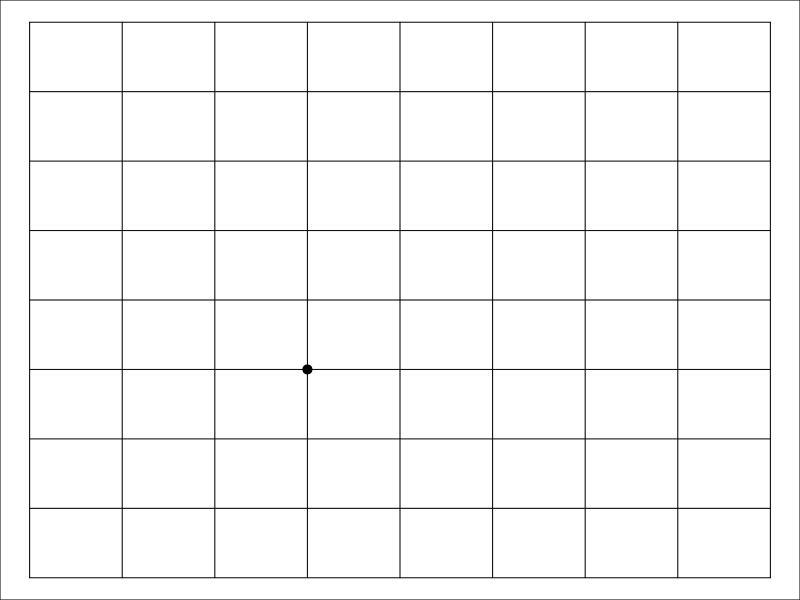

Recreate this plot in R. (Note: this script raises an error after producing the figure.)
# rm(list = ls())

rotate = function(x) t(apply(x, 2, rev))

same = function(a,b){
  return(ifelse(all(dim(a) == dim(b)), all(a[which(a != b)] == 2), FALSE))
}

pat_recog = function(board, pattern){
  n_pat = 0
  for(it in 1:3){
    board = rotate(board)
    n_board = dim(board)
    n_pattern = dim(pattern)
    for(i in 1:(n_board[1]-n_pattern[1])){
      for(j in 1:(n_board[2]-n_pattern[2])){
        sub_board = board[i:(i+n_pattern[1]-1), j:(j+n_pattern[2]-1)]
        if(same(pattern, sub_board)){
          n_pat = n_pat + 1
        }
      }
    }
  }
  return(n_pat)
}

#Black winning pattern
win_b1 = matrix(rep(1,5),1,5)
win_b2 = matrix(c(1,2,2,2,2,
                  2,1,2,2,2,
                  2,2,1,2,2,
                  2,2,2,1,2,
                  2,2,2,2,1),5,5)

# White winning pattern
win_w1 = matrix(rep(-1,5),1,5)
win_w2 = matrix(c(-1,2,2,2,2,
                  2,-1,2,2,2,
                  2,2,-1,2,2,
                  2,2,2,-1,2,
                  2,2,2,2,-1),5,5)

black_win = function(board){
  return(any(pat_recog(board, win_b1) >= 1,
             pat_recog(board, win_b2) >= 1))
}

white_win = function(board){
  return(any(pat_recog(board, win_w1) >= 1,
             pat_recog(board, win_w2) >= 1))
}

init_chessboard = function(n = 19){
  chessboard <<- matrix(rep(0, n^2),n,n)
  par(mar = rep(0, 4))
  plot(1:n, type = "n", xlim = c(1, n), axes = FALSE, xlab = "", 
       ylab = "", bty = "o", lab = c(n, n, 1))
  segments(1, 1:n, n, 1:n)
  segments(1:n, 1, 1:n, n)
  points(rep(c(4, 10, 16), 3), rep(c(4, 10, 16), each = 3), 
         pch = 19, cex = 1.2)
  box()
}

play_black = function(x,y){
  if(chessboard[x,y] == 0){
    chessboard[x,y] <<- 1
    points(x,y, cex = 3, pch = 19, bg = "black")
    return(TRUE)
  }else{
    return(FALSE)
  }
}

play_white = function(x,y){
  if(chessboard[x,y] == 0){
    chessboard[x,y] <<- -1
    points(x,y, cex = 3, pch = 21, bg = "white")
    return(TRUE)
  }else{
    return(FALSE)
  }
}

index_to_cord = function(index){
  n = 1
  l = vector()
  for(i in 1:n_board){
    for(j in 1:n_board){
      a = c(n, i, j)
      l = rbind(l,a)
      n = n + 1
    }
  }
  x = l[which(l[,1] == index),][2]
  y = l[which(l[,1] == index),][3]
  return(c(x,y))
}

black_random = function(){
  possible_moves = which(chessboard == 0)
  choice_index = sample(possible_moves,1)
  x = index_to_cord(choice_index)[1]
  y = index_to_cord(choice_index)[2]
  play_black(x,y)
  cat(paste0("Black plays ", x, ", ", y, "\n"))
  Sys.sleep(1)
}

white_random = function(){
  possible_moves = which(chessboard == 0)
  choice_index = sample(possible_moves,1)
  x = index_to_cord(choice_index)[1]
  y = index_to_cord(choice_index)[2]
  play_white(x,y)
  cat(paste0("White plays ", x, ", ", y, "\n"))
  Sys.sleep(1)
}

black_manual = function(){
  l = locator(1)
  x = min(n_board, max(1, round(l$x)))
  y = min(n_board, max(1, round(l$y)))
  while(chessboard[x,y] != 0){
    l = locator(1)
    x = min(n_board, max(1, round(l$x)))
    y = min(n_board, max(1, round(l$y)))
  }
  play_black(x,y)
  cat(paste0("Black plays ", x, ", ", y, "\n"))
}

white_manual = function(){
  l = locator(1)
  x = min(n_board, max(1, round(l$x)))
  y = min(n_board, max(1, round(l$y)))
  while(chessboard[x,y] != 0){
    l = locator(1)
    x = min(n_board, max(1, round(l$x)))
    y = min(n_board, max(1, round(l$y)))
  }
  play_white(x,y)
  cat(paste0("White plays ", x, ", ", y, "\n"))
}

play_game = function(black_player = "manual",
                     white_player = "manual"){
  game_over = FALSE
  n_board <<- 9
  init_chessboard(n = n_board)
  n = 1
  while(!game_over){
    if((-1)^n<0){
      cat("It's Black's turn:  \n")
      if(black_player == "manual"){
        black_manual()
      }else if(black_player == "random"){
        black_random()
      }else if(black_player == "smart"){
        black_smart()
      }
      if(black_win(board = chessboard)){
        game_over = TRUE
      }
    }else{
      cat("It's White's turn:  \n")
      if(white_player == "manual"){
        white_manual()
      }else if(white_player == "random"){
        white_random()
      }else if(white_player == "smart"){
        white_smart()
      }
      if(white_win(board = chessboard)){
        game_over = TRUE
      }
    }
    n = n + 1
    if(length(which(chessboard == 0)) == 0){
      game_over = TRUE
    }
  }
  cat("\nGame over! \n")
  if(black_win(chessboard)){
    cat("Black wins! \n")
  }else if(white_win(chessboard)){
    cat("White wins! \n")
  }else{
    cat("Draw! \n")
  }
}

play_game(black_player = "smart", white_player = "smart")